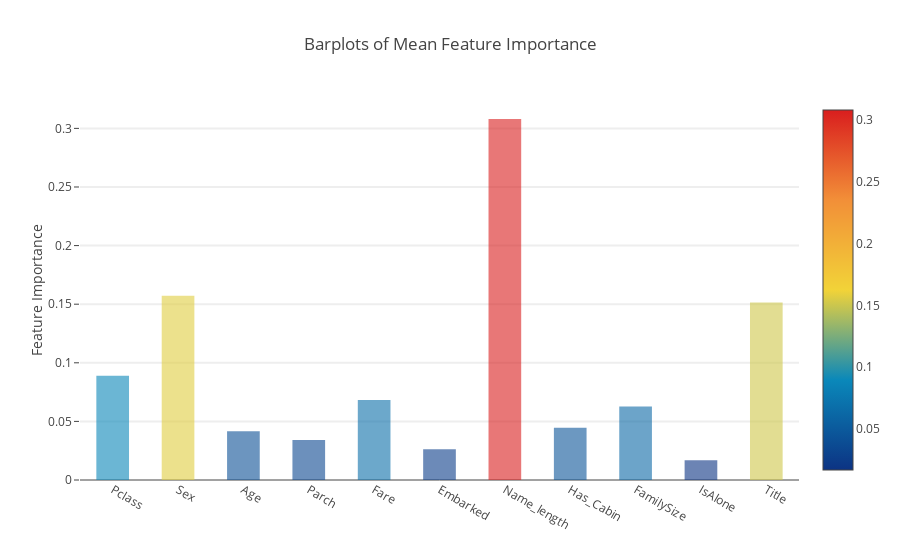

The code cell stored with this chart in its notebook:
### Code cell
# Plotly Barplot Average Feature Importances
y = feature_dataframe['mean'].values
x = feature_dataframe['features'].values
data = [go.Bar(
            x = x,
            y = y,
            width = 0.5,
            marker=dict(
                color = feature_dataframe['mean'].values,
            colorscale='Portland',
            showscale=True,
            reversescale=False
            ),
            opacity=0.6
        )]

layout = go.Layout(
    autosize=True,
    title='Barplots of Mean Feature Importance',
    hovermode='closest',
    yaxis=dict(
        title = 'Feature Importance',
        ticklen=5,
        gridwidth=2
    ),
    showlegend=False
)
fig = go.Figure(data=data, layout=layout)
py.iplot(fig, filename='bar-direct-labels')

### Figure 1 — Plotly figure (JSON) as saved in the notebook; plotly's stock layout.template omitted (floating-point values rounded to 4 significant figures)
{"data": [{"marker": {"color": [0.08888, 0.1572, 0.04163, 0.03405, 0.06817, 0.0263, 0.308, 0.04468, 0.06274, 0.01682, 0.1515], "colorscale": "Portland", "reversescale": false, "showscale": true}, "opacity": 0.6, "type": "bar", "width": 0.5, "x": ["Pclass", "Sex", "Age", "Parch", "Fare", "Embarked", "Name_length", "Has_Cabin", "FamilySize", "IsAlone", "Title"], "y": [0.08888, 0.1572, 0.04163, 0.03405, 0.06817, 0.0263, 0.308, 0.04468, 0.06274, 0.01682, 0.1515]}], "layout": {"autosize": true, "hovermode": "closest", "showlegend": false, "title": "Barplots of Mean Feature Importance", "yaxis": {"gridwidth": 2, "ticklen": 5, "title": "Feature Importance"}}}
